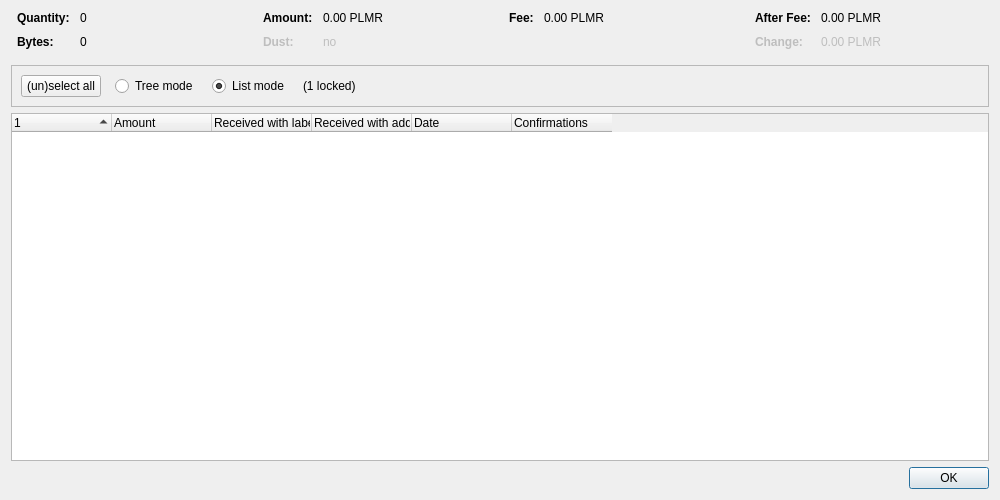
<?xml version="1.0" encoding="UTF-8"?>
<ui version="4.0">
 <class>CoinControlDialog</class>
 <widget class="QDialog" name="CoinControlDialog">
  <property name="geometry">
   <rect>
    <x>0</x>
    <y>0</y>
    <width>1000</width>
    <height>500</height>
   </rect>
  </property>
  <property name="windowTitle">
   <string>Coin Selection</string>
  </property>
  <layout class="QVBoxLayout" name="verticalLayout">
   <item>
    <layout class="QHBoxLayout" name="horizontalLayoutTop" stretch="0,0,0,0">
     <property name="topMargin">
      <number>0</number>
     </property>
     <property name="bottomMargin">
      <number>10</number>
     </property>
     <item>
      <layout class="QFormLayout" name="formLayoutCoinControl1">
       <property name="horizontalSpacing">
        <number>10</number>
       </property>
       <property name="verticalSpacing">
        <number>10</number>
       </property>
       <property name="leftMargin">
        <number>6</number>
       </property>
       <property name="rightMargin">
        <number>6</number>
       </property>
       <item row="0" column="0">
        <widget class="QLabel" name="labelCoinControlQuantityText">
         <property name="font">
          <font>
           <weight>75</weight>
           <bold>true</bold>
          </font>
         </property>
         <property name="text">
          <string>Quantity:</string>
         </property>
        </widget>
       </item>
       <item row="0" column="1">
        <widget class="QLabel" name="labelCoinControlQuantity">
         <property name="cursor">
          <cursorShape>IBeamCursor</cursorShape>
         </property>
         <property name="contextMenuPolicy">
          <enum>Qt::ActionsContextMenu</enum>
         </property>
         <property name="text">
          <string notr="true">0</string>
         </property>
         <property name="textInteractionFlags">
          <set>Qt::LinksAccessibleByMouse|Qt::TextSelectableByKeyboard|Qt::TextSelectableByMouse</set>
         </property>
        </widget>
       </item>
       <item row="1" column="0">
        <widget class="QLabel" name="labelCoinControlBytesText">
         <property name="font">
          <font>
           <weight>75</weight>
           <bold>true</bold>
          </font>
         </property>
         <property name="text">
          <string>Bytes:</string>
         </property>
        </widget>
       </item>
       <item row="1" column="1">
        <widget class="QLabel" name="labelCoinControlBytes">
         <property name="cursor">
          <cursorShape>IBeamCursor</cursorShape>
         </property>
         <property name="contextMenuPolicy">
          <enum>Qt::ActionsContextMenu</enum>
         </property>
         <property name="text">
          <string notr="true">0</string>
         </property>
         <property name="textInteractionFlags">
          <set>Qt::LinksAccessibleByMouse|Qt::TextSelectableByKeyboard|Qt::TextSelectableByMouse</set>
         </property>
        </widget>
       </item>
      </layout>
     </item>
     <item>
      <layout class="QFormLayout" name="formLayoutCoinControl2">
       <property name="horizontalSpacing">
        <number>10</number>
       </property>
       <property name="verticalSpacing">
        <number>10</number>
       </property>
       <property name="leftMargin">
        <number>6</number>
       </property>
       <property name="rightMargin">
        <number>6</number>
       </property>
       <item row="0" column="0">
        <widget class="QLabel" name="labelCoinControlAmountText">
         <property name="font">
          <font>
           <weight>75</weight>
           <bold>true</bold>
          </font>
         </property>
         <property name="text">
          <string>Amount:</string>
         </property>
        </widget>
       </item>
       <item row="0" column="1">
        <widget class="QLabel" name="labelCoinControlAmount">
         <property name="cursor">
          <cursorShape>IBeamCursor</cursorShape>
         </property>
         <property name="contextMenuPolicy">
          <enum>Qt::ActionsContextMenu</enum>
         </property>
         <property name="text">
          <string notr="true">0.00 PLMR</string>
         </property>
         <property name="textInteractionFlags">
          <set>Qt::LinksAccessibleByMouse|Qt::TextSelectableByKeyboard|Qt::TextSelectableByMouse</set>
         </property>
        </widget>
       </item>
       <item row="1" column="0">
        <widget class="QLabel" name="labelCoinControlLowOutputText">
         <property name="enabled">
          <bool>false</bool>
         </property>
         <property name="font">
          <font>
           <weight>75</weight>
           <bold>true</bold>
          </font>
         </property>
         <property name="text">
          <string>Dust:</string>
         </property>
        </widget>
       </item>
       <item row="1" column="1">
        <widget class="QLabel" name="labelCoinControlLowOutput">
         <property name="enabled">
          <bool>false</bool>
         </property>
         <property name="cursor">
          <cursorShape>IBeamCursor</cursorShape>
         </property>
         <property name="contextMenuPolicy">
          <enum>Qt::ActionsContextMenu</enum>
         </property>
         <property name="text">
          <string notr="true">no</string>
         </property>
         <property name="textInteractionFlags">
          <set>Qt::LinksAccessibleByMouse|Qt::TextSelectableByKeyboard|Qt::TextSelectableByMouse</set>
         </property>
        </widget>
       </item>
      </layout>
     </item>
     <item>
      <layout class="QFormLayout" name="formLayoutCoinControl3">
       <property name="horizontalSpacing">
        <number>10</number>
       </property>
       <property name="verticalSpacing">
        <number>10</number>
       </property>
       <property name="leftMargin">
        <number>6</number>
       </property>
       <property name="rightMargin">
        <number>6</number>
       </property>
       <item row="0" column="0">
        <widget class="QLabel" name="labelCoinControlFeeText">
         <property name="font">
          <font>
           <weight>75</weight>
           <bold>true</bold>
          </font>
         </property>
         <property name="text">
          <string>Fee:</string>
         </property>
        </widget>
       </item>
       <item row="0" column="1">
        <widget class="QLabel" name="labelCoinControlFee">
         <property name="cursor">
          <cursorShape>IBeamCursor</cursorShape>
         </property>
         <property name="contextMenuPolicy">
          <enum>Qt::ActionsContextMenu</enum>
         </property>
         <property name="text">
          <string notr="true">0.00 PLMR</string>
         </property>
         <property name="textInteractionFlags">
          <set>Qt::LinksAccessibleByMouse|Qt::TextSelectableByKeyboard|Qt::TextSelectableByMouse</set>
         </property>
        </widget>
       </item>
      </layout>
     </item>
     <item>
      <layout class="QFormLayout" name="formLayoutCoinControl4">
       <property name="horizontalSpacing">
        <number>10</number>
       </property>
       <property name="verticalSpacing">
        <number>10</number>
       </property>
       <property name="leftMargin">
        <number>6</number>
       </property>
       <property name="rightMargin">
        <number>6</number>
       </property>
       <item row="0" column="0">
        <widget class="QLabel" name="labelCoinControlAfterFeeText">
         <property name="font">
          <font>
           <weight>75</weight>
           <bold>true</bold>
          </font>
         </property>
         <property name="text">
          <string>After Fee:</string>
         </property>
        </widget>
       </item>
       <item row="0" column="1">
        <widget class="QLabel" name="labelCoinControlAfterFee">
         <property name="cursor">
          <cursorShape>IBeamCursor</cursorShape>
         </property>
         <property name="contextMenuPolicy">
          <enum>Qt::ActionsContextMenu</enum>
         </property>
         <property name="text">
          <string notr="true">0.00 PLMR</string>
         </property>
         <property name="textInteractionFlags">
          <set>Qt::LinksAccessibleByMouse|Qt::TextSelectableByKeyboard|Qt::TextSelectableByMouse</set>
         </property>
        </widget>
       </item>
       <item row="1" column="0">
        <widget class="QLabel" name="labelCoinControlChangeText">
         <property name="enabled">
          <bool>false</bool>
         </property>
         <property name="font">
          <font>
           <weight>75</weight>
           <bold>true</bold>
          </font>
         </property>
         <property name="text">
          <string>Change:</string>
         </property>
        </widget>
       </item>
       <item row="1" column="1">
        <widget class="QLabel" name="labelCoinControlChange">
         <property name="enabled">
          <bool>false</bool>
         </property>
         <property name="cursor">
          <cursorShape>IBeamCursor</cursorShape>
         </property>
         <property name="contextMenuPolicy">
          <enum>Qt::ActionsContextMenu</enum>
         </property>
         <property name="text">
          <string notr="true">0.00 PLMR</string>
         </property>
         <property name="textInteractionFlags">
          <set>Qt::LinksAccessibleByMouse|Qt::TextSelectableByKeyboard|Qt::TextSelectableByMouse</set>
         </property>
        </widget>
       </item>
      </layout>
     </item>
    </layout>
   </item>
   <item>
    <widget class="QFrame" name="frame">
     <property name="minimumSize">
      <size>
       <width>0</width>
       <height>40</height>
      </size>
     </property>
     <property name="frameShape">
      <enum>QFrame::StyledPanel</enum>
     </property>
     <property name="frameShadow">
      <enum>QFrame::Sunken</enum>
     </property>
     <layout class="QHBoxLayout" name="horizontalLayout">
      <item>
       <layout class="QHBoxLayout" name="horizontalLayoutPanel" stretch="0,0,0,0,0">
        <property name="spacing">
         <number>14</number>
        </property>
        <item>
         <widget class="QPushButton" name="pushButtonSelectAll">
          <property name="sizePolicy">
           <sizepolicy hsizetype="Maximum" vsizetype="Fixed">
            <horstretch>0</horstretch>
            <verstretch>0</verstretch>
           </sizepolicy>
          </property>
          <property name="text">
           <string>(un)select all</string>
          </property>
          <property name="autoDefault">
           <bool>false</bool>
          </property>
         </widget>
        </item>
        <item>
         <widget class="QRadioButton" name="radioTreeMode">
          <property name="sizePolicy">
           <sizepolicy hsizetype="Maximum" vsizetype="Fixed">
            <horstretch>0</horstretch>
            <verstretch>0</verstretch>
           </sizepolicy>
          </property>
          <property name="text">
           <string>Tree mode</string>
          </property>
         </widget>
        </item>
        <item>
         <widget class="QRadioButton" name="radioListMode">
          <property name="sizePolicy">
           <sizepolicy hsizetype="Maximum" vsizetype="Fixed">
            <horstretch>0</horstretch>
            <verstretch>0</verstretch>
           </sizepolicy>
          </property>
          <property name="text">
           <string>List mode</string>
          </property>
          <property name="checked">
           <bool>true</bool>
          </property>
         </widget>
        </item>
        <item>
         <widget class="QLabel" name="labelLocked">
          <property name="text">
           <string notr="true">(1 locked)</string>
          </property>
         </widget>
        </item>
        <item>
         <spacer name="horizontalSpacer">
          <property name="orientation">
           <enum>Qt::Horizontal</enum>
          </property>
          <property name="sizeHint" stdset="0">
           <size>
            <width>40</width>
            <height>20</height>
           </size>
          </property>
         </spacer>
        </item>
       </layout>
      </item>
     </layout>
    </widget>
   </item>
   <item>
    <widget class="CoinControlTreeWidget" name="treeWidget">
     <property name="contextMenuPolicy">
      <enum>Qt::CustomContextMenu</enum>
     </property>
     <property name="sortingEnabled">
      <bool>false</bool>
     </property>
     <property name="columnCount">
      <number>6</number>
     </property>
     <attribute name="headerShowSortIndicator" stdset="0">
      <bool>true</bool>
     </attribute>
     <attribute name="headerStretchLastSection">
      <bool>false</bool>
     </attribute>
     <column>
      <property name="text">
       <string/>
      </property>
     </column>
     <column>
      <property name="text">
       <string>Amount</string>
      </property>
     </column>
     <column>
      <property name="text">
       <string>Received with label</string>
      </property>
     </column>
     <column>
      <property name="text">
       <string>Received with address</string>
      </property>
     </column>
     <column>
      <property name="text">
       <string>Date</string>
      </property>
     </column>
     <column>
      <property name="text">
       <string>Confirmations</string>
      </property>
      <property name="toolTip">
       <string>Confirmed</string>
      </property>
     </column>
     <column>
      <property name="text">
       <string/>
      </property>
     </column>
     <column>
      <property name="text">
       <string/>
      </property>
     </column>
     <column>
      <property name="text">
       <string/>
      </property>
     </column>
     <column>
      <property name="text">
       <string/>
      </property>
     </column>
    </widget>
   </item>
   <item>
    <widget class="QDialogButtonBox" name="buttonBox">
     <property name="orientation">
      <enum>Qt::Horizontal</enum>
     </property>
     <property name="standardButtons">
      <set>QDialogButtonBox::Ok</set>
     </property>
    </widget>
   </item>
  </layout>
 </widget>
 <customwidgets>
  <customwidget>
   <class>CoinControlTreeWidget</class>
   <extends>QTreeWidget</extends>
   <header>qt/coincontroltreewidget.h</header>
  </customwidget>
 </customwidgets>
 <resources/>
 <connections/>
</ui>
